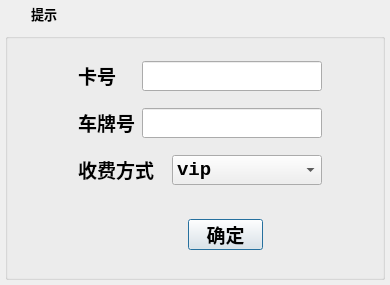
<?xml version="1.0" encoding="UTF-8"?>
<ui version="4.0">
 <class>Dialog</class>
 <widget class="QDialog" name="Dialog">
  <property name="geometry">
   <rect>
    <x>0</x>
    <y>0</y>
    <width>390</width>
    <height>285</height>
   </rect>
  </property>
  <property name="minimumSize">
   <size>
    <width>390</width>
    <height>285</height>
   </size>
  </property>
  <property name="maximumSize">
   <size>
    <width>390</width>
    <height>285</height>
   </size>
  </property>
  <property name="windowTitle">
   <string>TCC</string>
  </property>
  <property name="windowIcon">
   <iconset resource="rc.qrc">
    <normaloff>:/image/main.ico</normaloff>:/image/main.ico</iconset>
  </property>
  <layout class="QGridLayout" name="gridLayout_2">
   <property name="leftMargin">
    <number>0</number>
   </property>
   <property name="topMargin">
    <number>0</number>
   </property>
   <property name="rightMargin">
    <number>0</number>
   </property>
   <property name="bottomMargin">
    <number>0</number>
   </property>
   <property name="spacing">
    <number>0</number>
   </property>
   <item row="0" column="0">
    <widget class="QWidget" name="widget_title" native="true">
     <property name="sizePolicy">
      <sizepolicy hsizetype="Preferred" vsizetype="Fixed">
       <horstretch>0</horstretch>
       <verstretch>0</verstretch>
      </sizepolicy>
     </property>
     <property name="minimumSize">
      <size>
       <width>100</width>
       <height>28</height>
      </size>
     </property>
     <layout class="QHBoxLayout" name="horizontalLayout_2">
      <property name="spacing">
       <number>0</number>
      </property>
      <property name="leftMargin">
       <number>0</number>
      </property>
      <property name="topMargin">
       <number>0</number>
      </property>
      <property name="rightMargin">
       <number>0</number>
      </property>
      <property name="bottomMargin">
       <number>0</number>
      </property>
      <item>
       <widget class="QLabel" name="lab_Ico">
        <property name="sizePolicy">
         <sizepolicy hsizetype="Minimum" vsizetype="Preferred">
          <horstretch>0</horstretch>
          <verstretch>0</verstretch>
         </sizepolicy>
        </property>
        <property name="minimumSize">
         <size>
          <width>31</width>
          <height>0</height>
         </size>
        </property>
        <property name="text">
         <string/>
        </property>
        <property name="alignment">
         <set>Qt::AlignCenter</set>
        </property>
       </widget>
      </item>
      <item>
       <widget class="QLabel" name="lab_Title">
        <property name="sizePolicy">
         <sizepolicy hsizetype="Expanding" vsizetype="Preferred">
          <horstretch>0</horstretch>
          <verstretch>0</verstretch>
         </sizepolicy>
        </property>
        <property name="font">
         <font>
          <family>微软雅黑</family>
          <pointsize>10</pointsize>
          <weight>50</weight>
          <italic>false</italic>
          <bold>false</bold>
         </font>
        </property>
        <property name="styleSheet">
         <string notr="true">font: 10pt &quot;微软雅黑&quot;;</string>
        </property>
        <property name="text">
         <string>&lt;html&gt;&lt;head/&gt;&lt;body&gt;&lt;p&gt;&lt;span style=&quot; font-weight:600;&quot;&gt;提示&lt;/span&gt;&lt;/p&gt;&lt;/body&gt;&lt;/html&gt;</string>
        </property>
        <property name="alignment">
         <set>Qt::AlignLeading|Qt::AlignLeft|Qt::AlignVCenter</set>
        </property>
       </widget>
      </item>
      <item>
       <widget class="QWidget" name="widget_menu" native="true">
        <property name="sizePolicy">
         <sizepolicy hsizetype="Minimum" vsizetype="Preferred">
          <horstretch>0</horstretch>
          <verstretch>0</verstretch>
         </sizepolicy>
        </property>
        <layout class="QHBoxLayout" name="horizontalLayout_3">
         <property name="spacing">
          <number>0</number>
         </property>
         <property name="leftMargin">
          <number>0</number>
         </property>
         <property name="topMargin">
          <number>0</number>
         </property>
         <property name="rightMargin">
          <number>0</number>
         </property>
         <property name="bottomMargin">
          <number>0</number>
         </property>
         <item>
          <widget class="QPushButton" name="btnMenu_Close">
           <property name="sizePolicy">
            <sizepolicy hsizetype="Minimum" vsizetype="Expanding">
             <horstretch>0</horstretch>
             <verstretch>0</verstretch>
            </sizepolicy>
           </property>
           <property name="minimumSize">
            <size>
             <width>40</width>
             <height>0</height>
            </size>
           </property>
           <property name="cursor">
            <cursorShape>ArrowCursor</cursorShape>
           </property>
           <property name="focusPolicy">
            <enum>Qt::NoFocus</enum>
           </property>
           <property name="toolTip">
            <string>关闭</string>
           </property>
           <property name="text">
            <string/>
           </property>
           <property name="flat">
            <bool>true</bool>
           </property>
          </widget>
         </item>
        </layout>
       </widget>
      </item>
     </layout>
    </widget>
   </item>
   <item row="1" column="0">
    <widget class="QWidget" name="widget" native="true">
     <layout class="QGridLayout" name="gridLayout">
      <property name="leftMargin">
       <number>5</number>
      </property>
      <property name="topMargin">
       <number>5</number>
      </property>
      <property name="rightMargin">
       <number>5</number>
      </property>
      <property name="bottomMargin">
       <number>5</number>
      </property>
      <property name="spacing">
       <number>5</number>
      </property>
      <item row="0" column="0">
       <widget class="QGroupBox" name="groupBox">
        <property name="title">
         <string/>
        </property>
        <layout class="QGridLayout" name="gridLayout_3">
         <property name="leftMargin">
          <number>0</number>
         </property>
         <property name="topMargin">
          <number>0</number>
         </property>
         <property name="rightMargin">
          <number>0</number>
         </property>
         <property name="bottomMargin">
          <number>0</number>
         </property>
         <property name="spacing">
          <number>0</number>
         </property>
         <item row="0" column="0">
          <widget class="QStackedWidget" name="stackedWidget">
           <property name="currentIndex">
            <number>0</number>
           </property>
           <widget class="QWidget" name="page">
            <widget class="QWidget" name="layoutWidget">
             <property name="geometry">
              <rect>
               <x>70</x>
               <y>10</y>
               <width>244</width>
               <height>151</height>
              </rect>
             </property>
             <layout class="QVBoxLayout" name="verticalLayout_4">
              <property name="spacing">
               <number>5</number>
              </property>
              <item>
               <layout class="QHBoxLayout" name="horizontalLayout_5">
                <item>
                 <widget class="QLabel" name="label_6">
                  <property name="font">
                   <font>
                    <family>新宋体</family>
                    <pointsize>14</pointsize>
                    <weight>75</weight>
                    <bold>true</bold>
                   </font>
                  </property>
                  <property name="text">
                   <string>&lt;html&gt;&lt;head/&gt;&lt;body&gt;&lt;p&gt;卡号&lt;/p&gt;&lt;/body&gt;&lt;/html&gt;</string>
                  </property>
                 </widget>
                </item>
                <item>
                 <widget class="QLineEdit" name="lineEdit_4">
                  <property name="minimumSize">
                   <size>
                    <width>0</width>
                    <height>25</height>
                   </size>
                  </property>
                  <property name="maximumSize">
                   <size>
                    <width>180</width>
                    <height>16777215</height>
                   </size>
                  </property>
                  <property name="font">
                   <font>
                    <family>Courier New</family>
                    <pointsize>14</pointsize>
                    <weight>75</weight>
                    <bold>true</bold>
                   </font>
                  </property>
                 </widget>
                </item>
               </layout>
              </item>
              <item>
               <layout class="QHBoxLayout" name="horizontalLayout_8">
                <item>
                 <widget class="QLabel" name="label_9">
                  <property name="text">
                   <string>&lt;html&gt;&lt;head/&gt;&lt;body&gt;&lt;p&gt;&lt;span style=&quot; font-size:14pt; font-weight:600;&quot;&gt;车牌号&lt;/span&gt;&lt;/p&gt;&lt;/body&gt;&lt;/html&gt;</string>
                  </property>
                 </widget>
                </item>
                <item>
                 <widget class="QLineEdit" name="lineEdit_6">
                  <property name="minimumSize">
                   <size>
                    <width>0</width>
                    <height>25</height>
                   </size>
                  </property>
                  <property name="maximumSize">
                   <size>
                    <width>180</width>
                    <height>16777215</height>
                   </size>
                  </property>
                  <property name="font">
                   <font>
                    <family>Courier New</family>
                    <pointsize>14</pointsize>
                    <weight>75</weight>
                    <bold>true</bold>
                   </font>
                  </property>
                 </widget>
                </item>
               </layout>
              </item>
              <item>
               <layout class="QHBoxLayout" name="horizontalLayout_6">
                <item>
                 <widget class="QLabel" name="label_7">
                  <property name="text">
                   <string>&lt;html&gt;&lt;head/&gt;&lt;body&gt;&lt;p&gt;&lt;span style=&quot; font-size:14pt; font-weight:600;&quot;&gt;收费方式&lt;/span&gt;&lt;/p&gt;&lt;/body&gt;&lt;/html&gt;</string>
                  </property>
                 </widget>
                </item>
                <item>
                 <widget class="QComboBox" name="comboBox_2">
                  <property name="minimumSize">
                   <size>
                    <width>150</width>
                    <height>30</height>
                   </size>
                  </property>
                  <property name="font">
                   <font>
                    <family>Courier New</family>
                    <pointsize>14</pointsize>
                    <weight>75</weight>
                    <bold>true</bold>
                   </font>
                  </property>
                  <property name="currentIndex">
                   <number>0</number>
                  </property>
                  <item>
                   <property name="text">
                    <string>vip</string>
                   </property>
                  </item>
                  <item>
                   <property name="text">
                    <string>普通</string>
                   </property>
                  </item>
                 </widget>
                </item>
               </layout>
              </item>
             </layout>
            </widget>
            <widget class="QPushButton" name="pushButton">
             <property name="geometry">
              <rect>
               <x>180</x>
               <y>180</y>
               <width>75</width>
               <height>31</height>
              </rect>
             </property>
             <property name="font">
              <font>
               <family>新宋体</family>
               <pointsize>14</pointsize>
               <weight>75</weight>
               <bold>true</bold>
              </font>
             </property>
             <property name="text">
              <string>确定</string>
             </property>
            </widget>
           </widget>
           <widget class="QWidget" name="page_2">
            <widget class="QPushButton" name="pushButton_2">
             <property name="geometry">
              <rect>
               <x>170</x>
               <y>150</y>
               <width>81</width>
               <height>31</height>
              </rect>
             </property>
             <property name="font">
              <font>
               <family>新宋体</family>
               <pointsize>14</pointsize>
               <weight>75</weight>
               <bold>true</bold>
              </font>
             </property>
             <property name="text">
              <string>确定</string>
             </property>
            </widget>
            <widget class="QWidget" name="layoutWidget_1">
             <property name="geometry">
              <rect>
               <x>90</x>
               <y>70</y>
               <width>201</width>
               <height>41</height>
              </rect>
             </property>
             <layout class="QHBoxLayout" name="horizontalLayout">
              <property name="leftMargin">
               <number>4</number>
              </property>
              <item>
               <widget class="QLabel" name="label">
                <property name="text">
                 <string>&lt;html&gt;&lt;head/&gt;&lt;body&gt;&lt;p&gt;&lt;span style=&quot; font-size:14pt; font-weight:600;&quot;&gt;卡号&lt;/span&gt;&lt;/p&gt;&lt;/body&gt;&lt;/html&gt;</string>
                </property>
               </widget>
              </item>
              <item>
               <widget class="QLineEdit" name="lineEdit">
                <property name="minimumSize">
                 <size>
                  <width>0</width>
                  <height>30</height>
                 </size>
                </property>
                <property name="font">
                 <font>
                  <family>Courier New</family>
                  <pointsize>14</pointsize>
                  <weight>75</weight>
                  <bold>true</bold>
                 </font>
                </property>
               </widget>
              </item>
             </layout>
            </widget>
           </widget>
          </widget>
         </item>
        </layout>
       </widget>
      </item>
     </layout>
    </widget>
   </item>
  </layout>
 </widget>
 <resources>
  <include location="rc.qrc"/>
 </resources>
 <connections/>
</ui>
